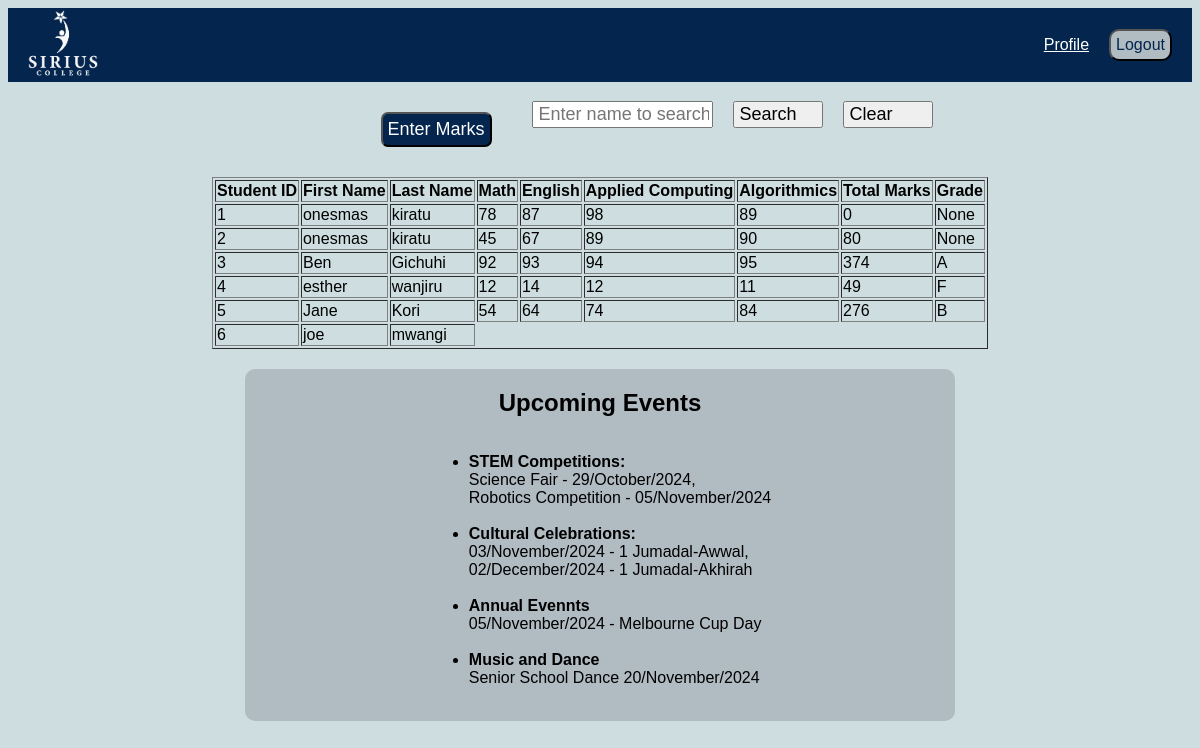
The app's page /dashboard (signed in) with its own data.
### Grade_12/models.py (models this page shows)
class User(db.Model, UserMixin):
    __tablename__ = "users"
    id = db.Column(db.Integer, primary_key=True)
    first_name = db.Column(db.String(50), nullable=False)
    last_name = db.Column(db.String(50), nullable=False)
    username = db.Column(db.String(50), nullable=False)
    email = db.Column(db.String(50), nullable=False)
    password = db.Column(db.String(50), nullable=False)
    results = db.relationship("Result", backref="user", lazy=True)

class Result(db.Model):
    __tablename__ = "results"
    id = db.Column(db.Integer, primary_key=True)
    math = db.Column(db.Integer)
    english = db.Column(db.Integer)
    applied_computing = db.Column(db.Integer)
    algorithmics = db.Column(db.Integer)
    total_marks = db.Column(db.Integer, default=0)
    grade = db.Column(db.String)
    student_id = db.Column(db.Integer, db.ForeignKey("users.id"))

### Grade_12/views.py (the view)
@app.route("/dashboard", methods=["GET", "POST"] )
def dashboard():
    users = User.query.all()
    super_user = User.query.filter_by(username="onkiratu").first()  #add admin
    return render_template("dashboard.html", users=users, super_user=super_user)

### Grade_12/models.py (called while the page is built)
@login.user_loader
def user_loader(id):
    return db.session.get(User, int(id))

### Grade_12/templates/dashboard.html (shortened to what this page needs)
<!DOCTYPE html>
<html lang="en">
<head>
    <link rel="stylesheet" type="text/css" href="static/css/styles.css">
</head>
<body>
    <nav class="navbar-dashboard">
        <div>
                <img src="../static/img/siriuslogo.png">
        </div>
        <div class="nav-dash-items">
            <p class="profile"><a href="/profile">Profile</a></p>
            <a href="/logout"><button class="button">Logout</button></a>
        </div>
    </nav>
    {% if current_user == super_user %}
    <div class="marksearch">
        <div class="marksbtndiv">
            <a href="/result"><button class="marksbtn">Enter Marks</button></a>
        </div>
        <div class="searchdiv">
            <input type="text" placeholder="Enter name to search" id="searchInput">
            <button id="searchButton">Search</button>
            <button id="clearButton">Clear</button>
        </div>
    </div>
    {% endif %}
    <div class="dash-content">
    <table id="dataTable" border="1">
        <thead>
            <tr>
                <th>Student ID</th>
                <th>First Name</th>
                <th>Last Name</th>
                <th>Math</th>
                <th>English</th>
                <th>Applied Computing</th>
                <th>Algorithmics</th>
                <th>Total Marks</th>
                <th>Grade</th>
            </tr>
        </thead>
        <tbody id="tbody">
            {% if current_user == super_user %}
            {% for user in users %}
            <tr>
                <td>{{ user.id }}</td>
                <td>{{ user.first_name }}</td>
                <td>{{ user.last_name }}</td>
                {% for result in user.results %}
                <td>{{ result.math }}</td>
                <td>{{ result.english }}</td>
                <td>{{ result.applied_computing }}</td>
                <td>{{ result.algorithmics }}</td>
                <td>{{ result.total_marks }}</td>
                <td>{{ result.grade }}</td>
                {% endfor %}
            </tr>
            {% endfor %}
            {% endif %}
        </tbody>
    </table>
</div>
<div class="dash-events">
    <div> <h2>Upcoming Events</h2> </div>
    <div class="dash-ul">
    <ul>
        <li><strong>STEM Competitions:</strong> <br> Science Fair - 29/October/2024, <br>Robotics Competition - 05/November/2024  </li> <br>
        <li><strong>Cultural Celebrations:</strong> <br> 03/November/2024 - 1 Jumadal-Awwal, <br>02/December/2024 - 1 Jumadal-Akhirah </li> <br>
        <li><strong>Annual Evennts</strong> <br>05/November/2024 - Melbourne Cup Day</li> <br>
        <li><strong>Music and Dance</strong> <br>Senior School Dance 20/November/2024 </li> <br>
    </ul>
</div>
</div>
</body>
</html>

### Grade_12/static/css/styles.css (style rules this page uses)
body { background-color: rgb(206, 222, 224); font-family: Oxygen, sans-serif; }
.button { font-size: 16px; background-color: #b1bbc2; padding: 10px 15px; color: #03254E; border-radius: 10px; margin-right: O; }
a { color: white; }
.navbar-dashboard { display: flex; justify-content: space-between; background-color: #03254E; align-items: center; padding-left: 20px; padding-right: 20px; }
.navbar-dashboard img { width: 70px; height: 70px; }
.nav-dash-items { display: flex; justify-content: right; width: 30%; align-items: center; }
.nav-dash-items .profile { margin-right: 20px; text-decoration: none !important; }
.nav-dash-items button { padding: 5px 5px; }
.dash-content { display: flex; justify-content: center; align-items: center; }
.dash-events { display: flex; justify-content: center; align-items: center; flex-direction: column; background-color: #b1bbc2; border-radius: 10px; margin: 20px auto; width: 60%; }
.dash-events h2 { width: 100%; }
.dash-ul { width: 100%; display: flex; justify-content: center; }
.marksearch { display: flex; justify-content: space-around; align-items: center; width: 80%; }
.marksbtndiv { display: flex; justify-content: right; margin: 30px 30px; width: 50%; padding-left: 20px; align-items: center; }
.marksbtn { background-color: #03254E; font-size: 18px; color: white; border-radius: 7px; padding: 5px 5px; }
.searchdiv { display: flex; justify-content: left; width: 50%; margin-bottom: 30px; height: 50%; align-items: center; }
#searchButton { display: flex; justify-content: left; margin: 10px 10px; width: 90px; padding-left: 5px; font-size: 18px; align-items: center; }
#clearButton { display: flex; justify-content: left; margin: 10px 10px; width: 90px; padding-left: 5px; font-size: 18px; }
#searchInput { display: flex; justify-content: left; margin: 10px 10px; width: 170px; padding-left: 5px; font-size: 18px; }

### records on screen
User: id "1", first_name "onesmas", last_name "kiratu"
Result: math "78", english "87", applied_computing "98", algorithmics "89", total_marks "0", grade "None"
User: id "2", first_name "onesmas", last_name "kiratu"
Result: math "45", english "67", applied_computing "89", algorithmics "90", total_marks "80", grade "None"
User: id "3", first_name "Ben", last_name "Gichuhi"
Result: math "92", english "93", applied_computing "94", algorithmics "95", total_marks "374", grade "A"
User: id "4", first_name "esther", last_name "wanjiru"
Result: math "12", english "14", applied_computing "12", algorithmics "11", total_marks "49", grade "F"
User: id "5", first_name "Jane", last_name "Kori"
Result: math "54", english "64", applied_computing "74", algorithmics "84", total_marks "276", grade "B"
User: id "6", first_name "joe", last_name "mwangi"
